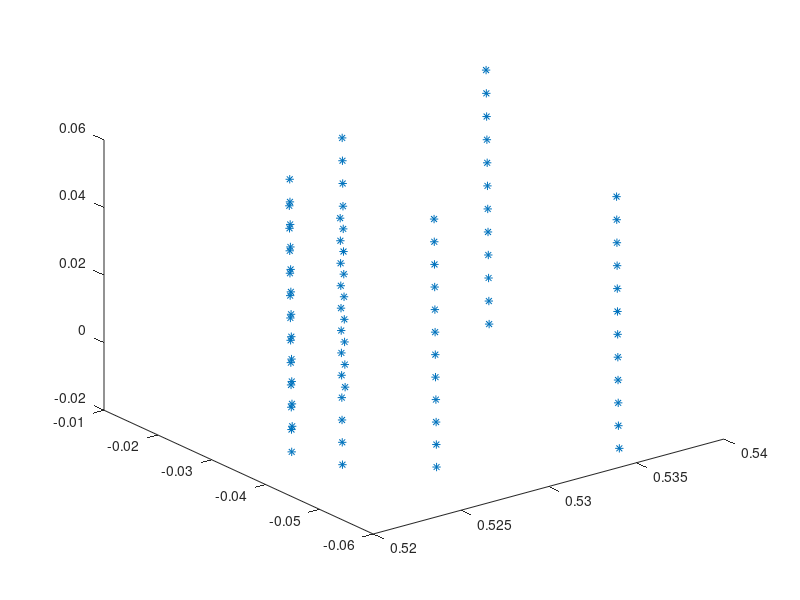

Recreate this plot in MATLAB. (Note: this script raises an error after producing the figure.)
%cyl_options.epsilon = 1e-6;
cyl_options.P_inlier = 0.5;
%cyl_options.sigma = 0.1;
cyl_options.est_fun = @estimate_cylinder;
cyl_options.man_fun = @error_cylinder;
cyl_options.mode = 'RANSAC';
%cyl_options.Ps = [];
%cyl_options.notify_iters = [];
cyl_options.min_iters = 1000;
%cyl_options.fix_seed = false;
%cyl_options.reestimate = true;
%cyl_options.stabilize = false;
cyl_options.T_noise_squared = 0.009;

load('cylcloud.mat')
pts = [pts2(3,:);pts2(1,:);pts2(2,:)];
pts = pts(:,1:84);

figure
plot3(pts(1,:),pts(2,:),pts(3,:),'*')

[results, opt] = RANSAC(pts, cyl_options);

v = [results.Theta(5) results.Theta(5) results.Theta(5)];
r = results.Theta(4)
c = [results.Theta(1) results.Theta(1) results.Theta(3)];
p = c+v;
cyl = [results.Theta(1) results.Theta(1) results.Theta(3) p(1) p(2) p(3) r];
figure
drawCylinder(cyl)
